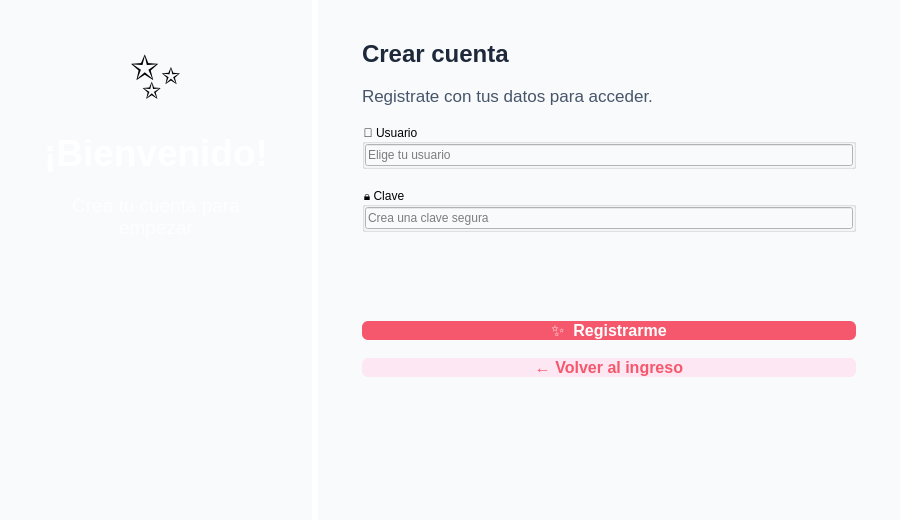
<?xml version="1.0" encoding="UTF-8"?>
<ui version="4.0">
 <class>RegistroWindow</class>
 <widget class="QWidget" name="RegistroWindow">
  <property name="geometry">
   <rect>
    <x>0</x>
    <y>0</y>
    <width>900</width>
    <height>520</height>
   </rect>
  </property>
  <property name="minimumSize">
   <size>
    <width>680</width>
    <height>520</height>
   </size>
  </property>
  <property name="windowTitle">
   <string>Analizador de Imágenes - Registrarse</string>
  </property>
  <property name="styleSheet">
   <string>QWidget { background-color: #f8fafc; }</string>
  </property>
  <layout class="QVBoxLayout" name="mainLayout">
   <property name="leftMargin">
    <number>0</number>
   </property>
   <property name="topMargin">
    <number>0</number>
   </property>
   <property name="rightMargin">
    <number>0</number>
   </property>
   <property name="bottomMargin">
    <number>0</number>
   </property>
   <item>
    <widget class="QWidget" name="containerWidget" native="true">
     <property name="styleSheet">
      <string>QWidget#containerWidget { background-color: #ffffff; border-radius: 12px; }</string>
     </property>
     <layout class="QHBoxLayout" name="containerLayout">
      <property name="leftMargin">
       <number>0</number>
      </property>
      <property name="topMargin">
       <number>0</number>
      </property>
      <property name="rightMargin">
       <number>0</number>
      </property>
      <property name="bottomMargin">
       <number>0</number>
      </property>
      <item>
       <widget class="QWidget" name="heroPanel" native="true">
        <property name="minimumWidth">
         <number>400</number>
        </property>
        <property name="styleSheet">
         <string>QWidget#heroPanel { background: linear-gradient(135deg, #f093fb 0%, #f5576c 100%); border-radius: 12px 0px 0px 12px; }</string>
        </property>
        <layout class="QVBoxLayout" name="heroPanelLayout">
         <property name="leftMargin">
          <number>44</number>
         </property>
         <property name="topMargin">
          <number>40</number>
         </property>
         <property name="rightMargin">
          <number>44</number>
         </property>
         <property name="bottomMargin">
          <number>40</number>
         </property>
         <property name="spacing">
          <number>20</number>
         </property>
         <item>
          <widget class="QLabel" name="heroEmoji">
           <property name="text">
            <string>✨</string>
           </property>
           <property name="alignment">
            <set>Qt::AlignCenter</set>
           </property>
           <property name="styleSheet">
            <string>font-size: 64px;</string>
           </property>
          </widget>
         </item>
         <item>
          <widget class="QLabel" name="heroTitle">
           <property name="text">
            <string>¡Bienvenido!</string>
           </property>
           <property name="alignment">
            <set>Qt::AlignCenter</set>
           </property>
           <property name="styleSheet">
            <string>color: #ffffff; font-size: 28pt; font-weight: bold;</string>
           </property>
          </widget>
         </item>
         <item>
          <widget class="QLabel" name="heroSubtitle">
           <property name="text">
            <string>Crea tu cuenta para empezar</string>
           </property>
           <property name="alignment">
            <set>Qt::AlignCenter</set>
           </property>
           <property name="wordWrap">
            <bool>true</bool>
           </property>
           <property name="styleSheet">
            <string>color: rgba(255, 255, 255, 0.8); font-size: 14pt;</string>
           </property>
          </widget>
         </item>
         <item>
          <spacer name="verticalSpacer1">
           <property name="orientation">
            <enum>Qt::Vertical</enum>
           </property>
           <property name="sizeType">
            <enum>QSizePolicy::Expanding</enum>
           </property>
           <property name="sizeHint" stdset="0">
            <size>
             <width>20</width>
             <height>40</height>
            </size>
           </property>
          </spacer>
         </item>
        </layout>
       </widget>
      </item>
      <item>
       <widget class="QWidget" name="formPanel" native="true">
        <property name="minimumWidth">
         <number>380</number>
        </property>
        <layout class="QVBoxLayout" name="formPanelLayout">
         <property name="leftMargin">
          <number>44</number>
         </property>
         <property name="topMargin">
          <number>40</number>
         </property>
         <property name="rightMargin">
          <number>44</number>
         </property>
         <property name="bottomMargin">
          <number>40</number>
         </property>
         <property name="spacing">
          <number>18</number>
         </property>
         <item>
          <widget class="QLabel" name="sectionLabel">
           <property name="text">
            <string>Crear cuenta</string>
           </property>
           <property name="styleSheet">
            <string>color: #1e293b; font-size: 18pt; font-weight: bold;</string>
           </property>
          </widget>
         </item>
         <item>
          <widget class="QLabel" name="sectionDescription">
           <property name="text">
            <string>Registrate con tus datos para acceder.</string>
           </property>
           <property name="wordWrap">
            <bool>true</bool>
           </property>
           <property name="styleSheet">
            <string>color: #475569; font-size: 13pt;</string>
           </property>
          </widget>
         </item>
         <item>
          <widget class="QGroupBox" name="usernameGroup">
           <property name="title">
            <string>👤 Usuario</string>
           </property>
           <layout class="QVBoxLayout" name="usernameGroupLayout">
            <property name="leftMargin">
             <number>0</number>
            </property>
            <property name="topMargin">
             <number>0</number>
            </property>
            <property name="rightMargin">
             <number>0</number>
            </property>
            <property name="bottomMargin">
             <number>0</number>
            </property>
            <item>
             <widget class="QLineEdit" name="usernameEdit">
              <property name="placeholderText">
               <string>Elige tu usuario</string>
              </property>
             </widget>
            </item>
           </layout>
          </widget>
         </item>
         <item>
          <widget class="QGroupBox" name="passwordGroup">
           <property name="title">
            <string>🔒 Clave</string>
           </property>
           <layout class="QVBoxLayout" name="passwordGroupLayout">
            <property name="leftMargin">
             <number>0</number>
            </property>
            <property name="topMargin">
             <number>0</number>
            </property>
            <property name="rightMargin">
             <number>0</number>
            </property>
            <property name="bottomMargin">
             <number>0</number>
            </property>
            <item>
             <widget class="QLineEdit" name="passwordEdit">
              <property name="placeholderText">
               <string>Crea una clave segura</string>
              </property>
              <property name="echoMode">
               <enum>QLineEdit::Password</enum>
              </property>
             </widget>
            </item>
           </layout>
          </widget>
         </item>
         <item>
          <spacer name="verticalSpacer2">
           <property name="orientation">
            <enum>Qt::Vertical</enum>
           </property>
           <property name="sizeHint" stdset="0">
            <size>
             <width>20</width>
             <height>8</height>
            </size>
           </property>
          </spacer>
         </item>
         <item>
          <widget class="QPushButton" name="registrarButton">
           <property name="minimumHeight">
            <number>44</number>
           </property>
           <property name="text">
            <string>✨  Registrarme</string>
           </property>
           <property name="styleSheet">
            <string>QPushButton { background-color: #f5576c; color: white; border-radius: 6px; font-size: 12pt; font-weight: bold; }
QPushButton:hover { background-color: #e53d54; }
QPushButton:pressed { background-color: #d5293c; }</string>
           </property>
          </widget>
         </item>
         <item>
          <widget class="QPushButton" name="volverButton">
           <property name="minimumHeight">
            <number>44</number>
           </property>
           <property name="text">
            <string>← Volver al ingreso</string>
           </property>
           <property name="styleSheet">
            <string>QPushButton { background-color: #fce7f3; color: #f5576c; border-radius: 6px; font-size: 12pt; font-weight: bold; }
QPushButton:hover { background-color: #fbcfe8; }
QPushButton:pressed { background-color: #f8b4d5; }</string>
           </property>
          </widget>
         </item>
         <item>
          <widget class="QLabel" name="statusLabel">
           <property name="text">
            <string></string>
           </property>
           <property name="alignment">
            <set>Qt::AlignCenter</set>
           </property>
           <property name="wordWrap">
            <bool>true</bool>
           </property>
          </widget>
         </item>
         <item>
          <spacer name="verticalSpacer3">
           <property name="orientation">
            <enum>Qt::Vertical</enum>
           </property>
           <property name="sizeType">
            <enum>QSizePolicy::Expanding</enum>
           </property>
           <property name="sizeHint" stdset="0">
            <size>
             <width>20</width>
             <height>40</height>
            </size>
           </property>
          </spacer>
         </item>
        </layout>
       </widget>
      </item>
     </layout>
    </widget>
   </item>
  </layout>
 </widget>
 <resources/>
 <connections/>
</ui>
